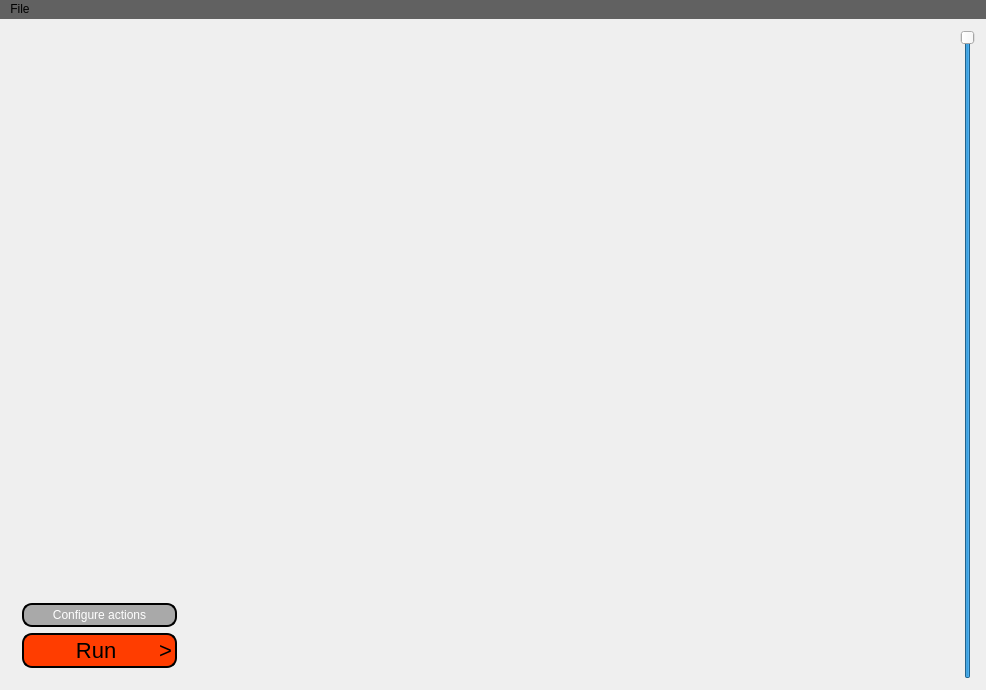
<?xml version="1.0" encoding="UTF-8"?>
<ui version="4.0">
 <class>MainWindow</class>
 <widget class="QMainWindow" name="MainWindow">
  <property name="enabled">
   <bool>true</bool>
  </property>
  <property name="geometry">
   <rect>
    <x>0</x>
    <y>0</y>
    <width>986</width>
    <height>690</height>
   </rect>
  </property>
  <property name="windowTitle">
   <string>Multi-Patient Image Processing (MPIP)</string>
  </property>
  <property name="styleSheet">
   <string notr="true"/>
  </property>
  <widget class="QWidget" name="centralWidget">
   <layout class="QHBoxLayout" name="horizontalLayout">
    <item>
     <widget class="QWidget" name="leftPanel" native="true">
      <property name="maximumSize">
       <size>
        <width>300</width>
        <height>16777215</height>
       </size>
      </property>
      <layout class="QVBoxLayout" name="verticalLayout">
       <item>
        <widget class="QWidget" name="dataViewContainer" native="true"/>
       </item>
       <item>
        <widget class="QPushButton" name="pushButtonConfigure">
         <property name="enabled">
          <bool>true</bool>
         </property>
         <property name="styleSheet">
          <string notr="true">QPushButton { color:white; background-color:darkGray; border-style: solid; border-color: black; border-width: 2px; border-radius: 10px; padding: 3px;}
QPushButton:checked{ background-color: red; border-style: outset; border-style: solid; border-color: black; border-width: 2px; border-radius: 10px;}
QPushButton:hover{ background-color: lightGray;border-style: outset; border-style: solid; border-color: black; border-width: 2px; border-radius: 10px;}
QPushButton:pressed{ background-color: darkGray;border-style: outset; border-style: solid; border-color: black; border-width: 2px; border-radius: 10px;}                 </string>
         </property>
         <property name="text">
          <string>  Configure actions  </string>
         </property>
        </widget>
       </item>
       <item alignment="Qt::AlignHCenter">
        <widget class="QPushButton" name="pushButtonRun">
         <property name="styleSheet">
          <string notr="true">QPushButton { font:22px;color:black; background-color:rgb(255,61,0); border-style: solid; border-color: black; border-width: 2px; border-radius: 10px; padding: 3px;}
QPushButton:checked{ background-color: red; border-style: outset; border-style: solid; border-color: black; border-width: 2px; border-radius: 10px;}
QPushButton:hover{ background-color: rgb(255,117,57);border-style: outset; border-style: solid; border-color: black; border-width: 2px; border-radius: 10px;}
QPushButton:pressed{ background-color: rgb(195,0,0);border-style: outset; border-style: solid; border-color: black; border-width: 2px; border-radius: 10px;}                 </string>
         </property>
         <property name="text">
          <string>        Run       &gt;</string>
         </property>
         <property name="checkable">
          <bool>false</bool>
         </property>
        </widget>
       </item>
      </layout>
     </widget>
    </item>
    <item>
     <widget class="QStackedWidget" name="stackedWidget">
      <property name="currentIndex">
       <number>0</number>
      </property>
      <widget class="QWidget" name="page">
       <layout class="QVBoxLayout" name="verticalLayout_2">
        <item>
         <widget class="QWidget" name="viewerContainer" native="true">
          <layout class="QHBoxLayout" name="horizontalLayout_2"/>
         </widget>
        </item>
       </layout>
      </widget>
      <widget class="QWidget" name="view">
       <layout class="QGridLayout" name="gridLayout"/>
      </widget>
     </widget>
    </item>
    <item>
     <widget class="QSlider" name="opacitySlider">
      <property name="cursor">
       <cursorShape>ArrowCursor</cursorShape>
      </property>
      <property name="value">
       <number>99</number>
      </property>
      <property name="orientation">
       <enum>Qt::Vertical</enum>
      </property>
      <property name="invertedAppearance">
       <bool>false</bool>
      </property>
     </widget>
    </item>
   </layout>
  </widget>
  <widget class="QMenuBar" name="menuBar">
   <property name="enabled">
    <bool>true</bool>
   </property>
   <property name="geometry">
    <rect>
     <x>0</x>
     <y>0</y>
     <width>986</width>
     <height>21</height>
    </rect>
   </property>
   <property name="styleSheet">
    <string notr="true">background-color:rgb(97,97,97)</string>
   </property>
   <widget class="QMenu" name="menuFile">
    <property name="styleSheet">
     <string notr="true">background-color:gray</string>
    </property>
    <property name="title">
     <string>File</string>
    </property>
    <addaction name="actionOpen_single_subject"/>
    <addaction name="actionAdd_multiple_subjects"/>
    <addaction name="separator"/>
    <addaction name="actionAdd_image_for_selected_subject"/>
    <addaction name="actionAdd_image_for_new_subject"/>
   </widget>
   <addaction name="menuFile"/>
  </widget>
  <action name="actionOpen_Dicom">
   <property name="text">
    <string>Open Dicom</string>
   </property>
  </action>
  <action name="actionDisplay_Metadata">
   <property name="text">
    <string>Display Metadata</string>
   </property>
  </action>
  <action name="actionOpen_single_subject">
   <property name="text">
    <string>Add single subject</string>
   </property>
  </action>
  <action name="actionAdd_multiple_subjects">
   <property name="text">
    <string>Add multiple subjects</string>
   </property>
  </action>
  <action name="actionAdd_image_for_selected_subject">
   <property name="text">
    <string>Add image for selected subject</string>
   </property>
  </action>
  <action name="actionAdd_image_for_new_subject">
   <property name="text">
    <string>Add image for new subject</string>
   </property>
  </action>
 </widget>
 <layoutdefault spacing="6" margin="11"/>
 <resources/>
 <connections/>
</ui>
